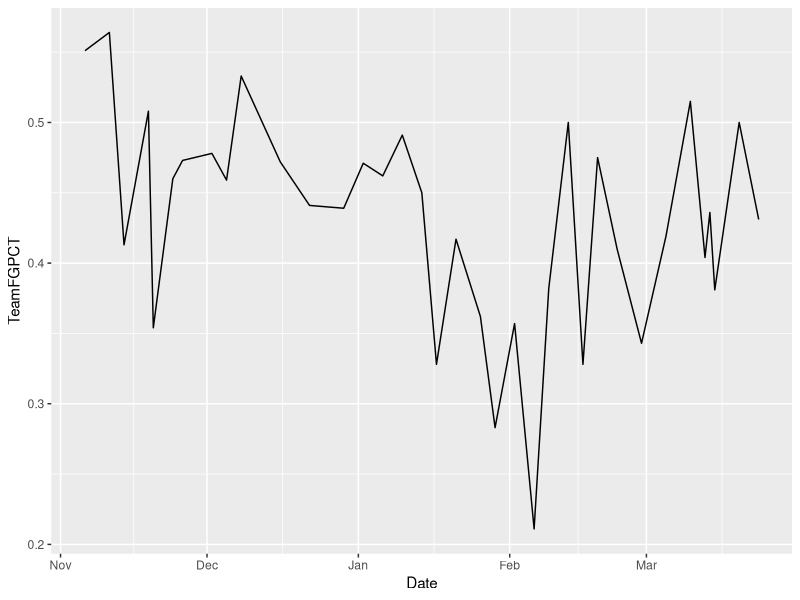
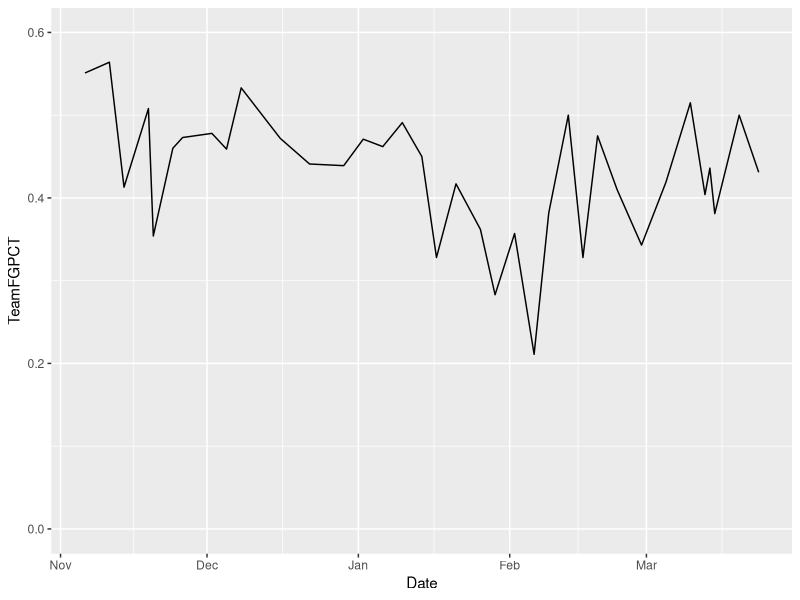
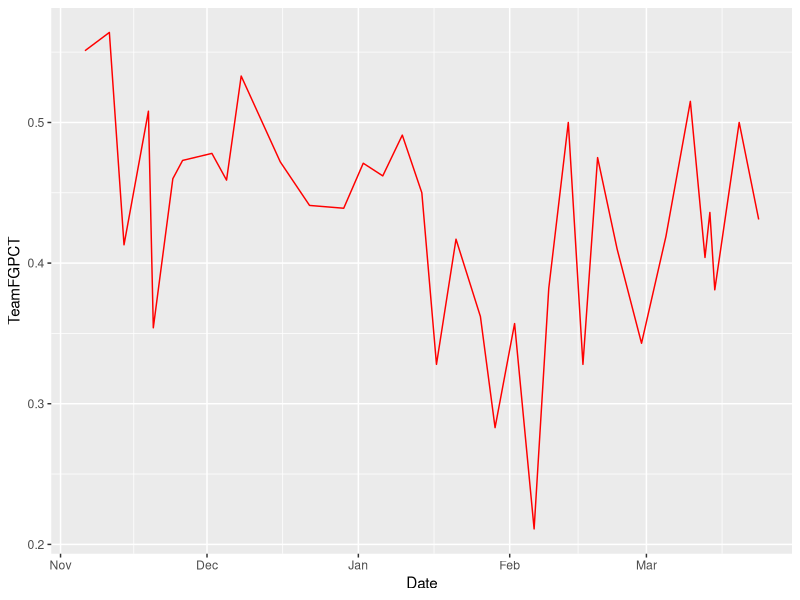
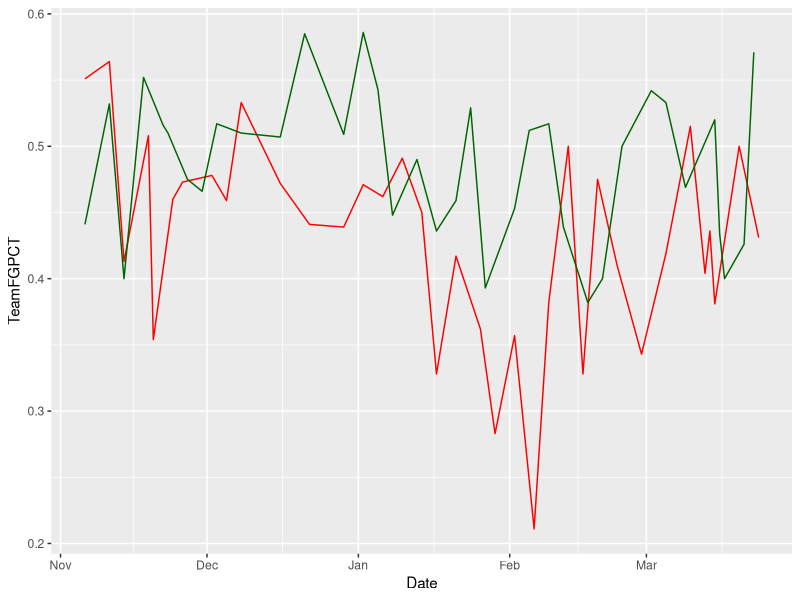
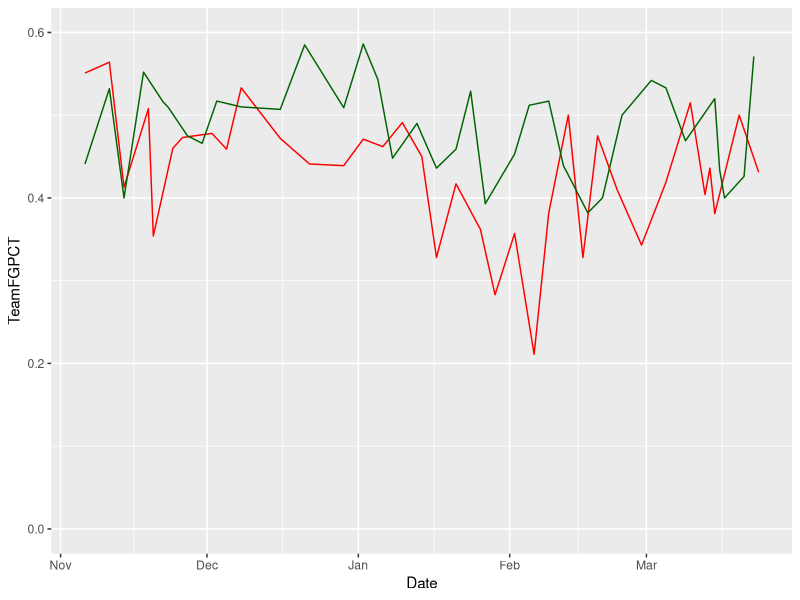
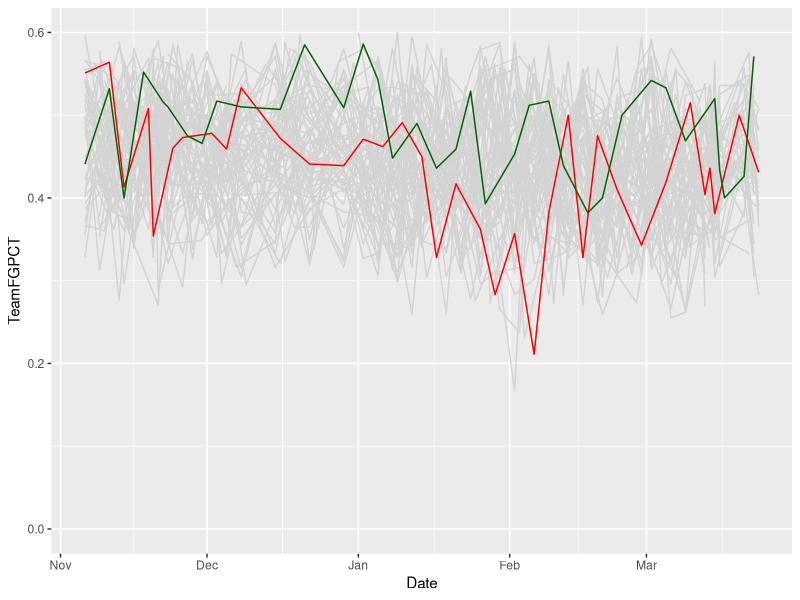
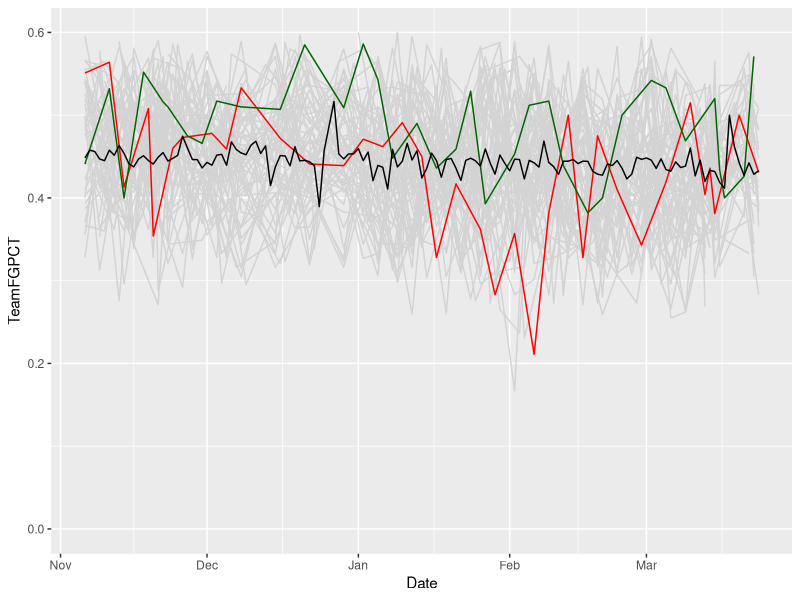

Recreate these plots in R, in order.
## ---- chunk 1
library(tidyverse)
## ---- chunk 2
logs <- read_csv("data/logs19.csv")
## ---- chunk 3
nu <- logs %>% filter(Team == "Nebraska Cornhuskers")
## ---- chunk 4
ggplot(nu, aes(x=Date, y=TeamFGPCT)) + geom_line()
## ---- chunk 5
ggplot(nu, aes(x=Date, y=TeamFGPCT)) + geom_line() + scale_y_continuous(limits = c(0, .6))
## ---- chunk 6
msu <- logs %>% filter(Team == "Michigan State Spartans")
## ---- chunk 7
ggplot() + geom_line(data=nu, aes(x=Date, y=TeamFGPCT), color="red")
## ---- chunk 8
ggplot() + geom_line(data=nu, aes(x=Date, y=TeamFGPCT), color="red") + geom_line(data=msu, aes(x=Date, y=TeamFGPCT), color="dark green")
## ---- chunk 9
ggplot() + geom_line(data=nu, aes(x=Date, y=TeamFGPCT), color="red") + geom_line(data=msu, aes(x=Date, y=TeamFGPCT), color="dark green") + scale_y_continuous(limits = c(0, .6))
## ---- chunk 10
powerfive <- c("SEC", "Big Ten", "Pac-12", "Big 12", "ACC")

p5conf <- logs %>% filter(Conference %in% powerfive)
## ---- chunk 11
ggplot() + geom_line(data=p5conf, aes(x=Date, y=TeamFGPCT, group=Team), color="light grey") + geom_line(data=nu, aes(x=Date, y=TeamFGPCT), color="red") + geom_line(data=msu, aes(x=Date, y=TeamFGPCT), color="dark green") + scale_y_continuous(limits = c(0, .6))
## ---- chunk 12
average <- logs %>% group_by(Date) %>% summarize(mean_shooting=mean(TeamFGPCT))
## ---- chunk 13
ggplot() + geom_line(data=p5conf, aes(x=Date, y=TeamFGPCT, group=Team), color="light grey") + geom_line(data=nu, aes(x=Date, y=TeamFGPCT), color="red") + geom_line(data=msu, aes(x=Date, y=TeamFGPCT), color="dark green") + geom_line(data=average, aes(x=Date, y=mean_shooting), color="black") + scale_y_continuous(limits = c(0, .6))
